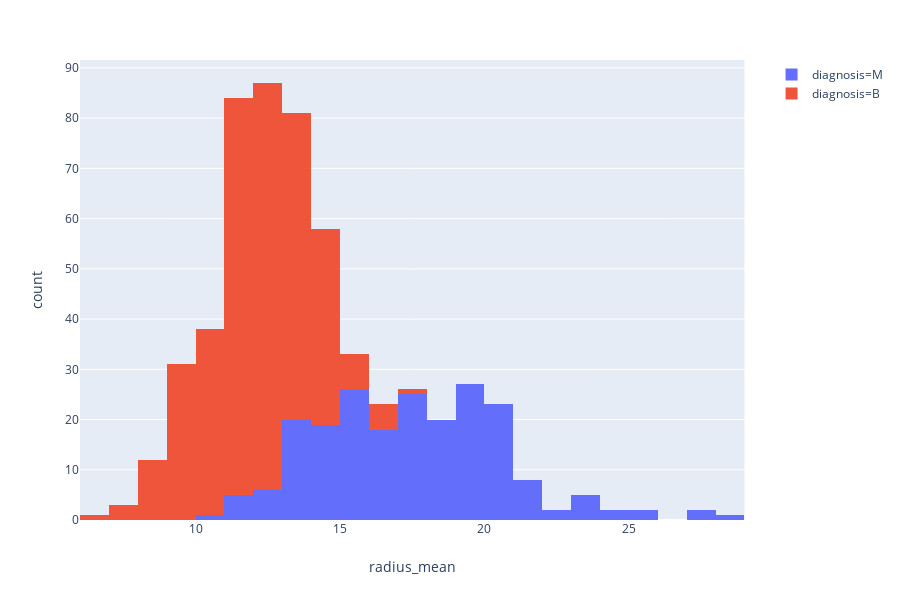

Notebook code for this chart:
### Markdown cell above
Vamos verificar se o grupo de dados de tumores malignos se diferencia dos tumores benignos, ainda no histograma.

### Code cell
fig = px.histogram(dados, x="radius_mean", color="diagnosis")
fig.show()

### Figure 1 — Plotly figure (JSON) as saved in the notebook; plotly's stock layout.template omitted (floating-point values rounded to 4 significant figures; data arrays with more than 128 entries replaced by an {"elided": "..."} marker saying what was removed)
{"data": [{"alignmentgroup": "True", "bingroup": "x", "hoverlabel": {"namelength": 0}, "hovertemplate": "diagnosis=M<br>radius_mean=%{x}<br>count=%{y}", "legendgroup": "diagnosis=M", "marker": {"color": "#636efa"}, "name": "diagnosis=M", "offsetgroup": "diagnosis=M", "orientation": "v", "showlegend": true, "type": "histogram", "x": {"elided": "212 float values"}, "xaxis": "x", "yaxis": "y"}, {"alignmentgroup": "True", "bingroup": "x", "hoverlabel": {"namelength": 0}, "hovertemplate": "diagnosis=B<br>radius_mean=%{x}<br>count=%{y}", "legendgroup": "diagnosis=B", "marker": {"color": "#EF553B"}, "name": "diagnosis=B", "offsetgroup": "diagnosis=B", "orientation": "v", "showlegend": true, "type": "histogram", "x": {"elided": "357 float values"}, "xaxis": "x", "yaxis": "y"}], "layout": {"barmode": "relative", "height": 600, "legend": {"tracegroupgap": 0}, "margin": {"t": 60}, "xaxis": {"anchor": "y", "domain": [0, 0.98], "title": {"text": "radius_mean"}}, "yaxis": {"anchor": "x", "domain": [0, 1], "title": {"text": "count"}}}}
